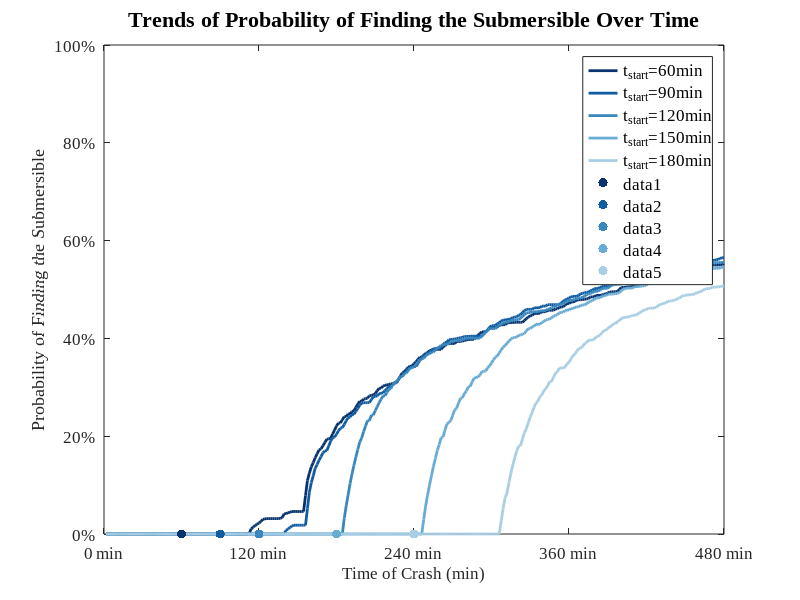

The MATLAB source for this figure:
B=[0	0	0	0	0
0	0	0	0	0
0	0	0	0	0
0	0	0	0	0
0	0	0	0	0
0	0	0	0	0
0	0	0	0	0
0	0	0	0	0
0	0	0	0	0
0	0	0	0	0
0	0	0	0	0
0	0	0	0	0
0	0	0	0	0
0	0	0	0	0
0	0	0	0	0
0	0	0	0	0
0	0	0	0	0
0	0	0	0	0
0	0	0	0	0
0	0	0	0	0
0	0	0	0	0
0	0	0	0	0
0	0	0	0	0
0	0	0	0	0
0	0	0	0	0
0	0	0	0	0
0	0	0	0	0
0	0	0	0	0
0	0	0	0	0
0	0	0	0	0
0	0	0	0	0
0	0	0	0	0
0	0	0	0	0
0	0	0	0	0
0	0	0	0	0
0	0	0	0	0
0	0	0	0	0
0	0	0	0	0
0	0	0	0	0
0	0	0	0	0
0	0	0	0	0
0	0	0	0	0
0	0	0	0	0
0	0	0	0	0
0	0	0	0	0
0	0	0	0	0
0	0	0	0	0
0	0	0	0	0
0	0	0	0	0
0	0	0	0	0
0	0	0	0	0
0	0	0	0	0
0	0	0	0	0
0	0	0	0	0
0	0	0	0	0
0	0	0	0	0
0	0	0	0	0
0	0	0	0	0
0	0	0	0	0
0	0	0	0	0
0	0	0	0	0
0	0	0	0	0
0.028	0	0	0	0
0.04	0	0	0	0
0.049	0	0	0	0
0.054	0	0	0	0
0.062	0	0	0	0
0.073	0	0	0	0
0.095	0	0	0	0
0.117	0	0	0	0
0.132	0	0	0	0
0.143	0	0	0	0
0.15	0	0	0	0
0.151	0	0	0	0
0.156	0	0	0	0
0.177	0	0	0	0
0.183	0	0	0	0
0.204	0	0	0	0
0.207	0	0	0	0
0.21	0	0	0	0
0.214	0	0	0	0
0.218	0	0	0	0
0.219	0.006	0	0	0
0.219	0.025	0	0	0
0.219	0.031	0	0	0
0.219	0.042	0	0	0
0.235	0.043	0	0	0
0.244	0.043	0	0	0
0.246	0.043	0	0	0
0.255	0.043	0	0	0
0.269	0.047	0	0	0
0.274	0.05	0	0	0
0.277	0.059	0	0	0
0.282	0.075	0	0	0
0.284	0.091	0	0	0
0.284	0.095	0	0	0
0.285	0.103	0	0	0
0.285	0.11	0	0	0
0.285	0.117	0	0	0
0.286	0.122	0	0	0
0.299	0.127	0	0	0
0.306	0.129	0	0	0
0.31	0.143	0	0	0
0.31	0.149	0	0	0
0.322	0.155	0	0	0
0.332	0.159	0	0	0
0.336	0.164	0	0	0
0.339	0.165	0	0	0
0.34	0.165	0	0	0
0.341	0.165	0	0	0
0.343	0.165	0	0	0
0.343	0.167	0	0	0
0.343	0.173	0	0	0
0.345	0.176	0	0	0
0.356	0.177	0	0	0
0.358	0.178	0.013	0	0
0.362	0.178	0.017	0	0
0.362	0.178	0.02	0	0
0.362	0.178	0.032	0	0
0.365	0.178	0.038	0	0
0.368	0.178	0.043	0	0
0.369	0.178	0.044	0	0
0.372	0.178	0.049	0	0
0.372	0.178	0.061	0	0
0.381	0.178	0.068	0	0
0.386	0.18	0.071	0	0
0.395	0.184	0.073	0	0
0.404	0.185	0.078	0	0
0.411	0.187	0.079	0	0
0.42	0.187	0.089	0	0
0.42	0.188	0.094	0	0
0.422	0.189	0.096	0	0
0.425	0.189	0.097	0	0
0.427	0.189	0.1	0	0
0.428	0.189	0.104	0	0
0.428	0.189	0.108	0	0
0.432	0.192	0.11	0	0
0.433	0.202	0.111	0	0
0.433	0.212	0.111	0	0
0.433	0.221	0.111	0	0
0.434	0.222	0.111	0	0
0.439	0.225	0.111	0	0
0.44	0.229	0.111	0	0
0.441	0.233	0.111	0	0
0.442	0.234	0.112	0	0
0.45	0.234	0.116	0	0
0.452	0.235	0.118	0	0
0.453	0.235	0.12	0	0
0.454	0.237	0.123	0	0
0.455	0.237	0.123	0	0
0.462	0.237	0.123	0	0
0.469	0.238	0.124	0	0
0.471	0.238	0.124	0	0
0.472	0.238	0.124	0	0
0.473	0.238	0.125	0	0
0.473	0.238	0.125	0	0
0.473	0.238	0.149	0	0
0.473	0.238	0.173	0	0
0.473	0.238	0.194	0	0
0.473	0.238	0.203	0	0
0.473	0.238	0.212	0	0
0.473	0.238	0.213	0	0
0.473	0.238	0.213	0	0
0.473	0.258	0.213	0	0
0.473	0.277	0.213	0	0
0.473	0.294	0.213	0.038	0
0.473	0.307	0.213	0.07	0
0.473	0.319	0.225	0.095	0
0.473	0.328	0.231	0.115	0
0.488	0.336	0.246	0.133	0
0.494	0.336	0.249	0.153	0
0.509	0.336	0.25	0.156	0
0.521	0.336	0.251	0.177	0
0.529	0.348	0.251	0.189	0
0.532	0.35	0.253	0.2	0
0.539	0.36	0.254	0.21	0
0.543	0.36	0.254	0.212	0
0.551	0.361	0.255	0.218	0
0.558	0.363	0.255	0.229	0
0.562	0.374	0.269	0.241	0
0.569	0.374	0.283	0.25	0
0.57	0.378	0.294	0.251	0
0.579	0.381	0.303	0.257	0
0.586	0.392	0.308	0.268	0
0.586	0.392	0.317	0.268	0
0.587	0.394	0.325	0.277	0
0.589	0.394	0.334	0.285	0
0.597	0.398	0.342	0.294	0
0.602	0.398	0.351	0.304	0
0.61	0.399	0.36	0.314	0
0.613	0.407	0.36	0.314	0
0.614	0.411	0.36	0.314	0
0.615	0.416	0.362	0.325	0
0.615	0.417	0.363	0.327	0
0.624	0.419	0.365	0.336	0
0.627	0.421	0.365	0.336	0
0.628	0.421	0.366	0.344	0
0.629	0.422	0.376	0.344	0
0.629	0.43	0.384	0.344	0
0.635	0.431	0.384	0.344	0
0.635	0.432	0.384	0.344	0
0.636	0.433	0.384	0.344	0
0.636	0.434	0.385	0.357	0
0.636	0.434	0.386	0.37	0
0.644	0.434	0.386	0.381	0
0.652	0.434	0.386	0.385	0.035
0.652	0.434	0.386	0.396	0.064
0.652	0.445	0.386	0.397	0.088
0.654	0.448	0.395	0.4	0.111
0.657	0.459	0.404	0.41	0.128
0.658	0.469	0.409	0.416	0.148
0.662	0.478	0.419	0.416	0.168
0.666	0.481	0.427	0.416	0.187
0.672	0.488	0.427	0.416	0.206
0.677	0.493	0.433	0.425	0.224
0.677	0.5	0.434	0.433	0.229
0.678	0.507	0.434	0.433	0.246
0.678	0.514	0.442	0.433	0.262
0.679	0.515	0.444	0.441	0.277
0.685	0.522	0.447	0.449	0.292
0.69	0.522	0.456	0.45	0.306
0.69	0.522	0.46	0.459	0.32
0.695	0.524	0.467	0.459	0.333
0.697	0.533	0.469	0.462	0.346
0.702	0.538	0.478	0.467	0.355
0.707	0.545	0.48	0.469	0.363
0.707	0.553	0.481	0.478	0.365
0.707	0.56	0.484	0.486	0.379
0.712	0.567	0.486	0.488	0.382
0.712	0.574	0.494	0.489	0.386
0.713	0.575	0.495	0.498	0.398
0.714	0.576	0.497	0.506	0.41
0.714	0.578	0.497	0.508	0.412
0.715	0.579	0.506	0.509	0.423
0.715	0.58	0.514	0.509	0.434
0.715	0.588	0.514	0.513	0.438
0.715	0.596	0.521	0.521	0.439
0.72	0.605	0.521	0.53	0.448
0.721	0.606	0.525	0.534	0.448
0.723	0.608	0.525	0.541	0.452
0.724	0.608	0.533	0.541	0.461
0.726	0.608	0.541	0.548	0.462
0.726	0.608	0.542	0.549	0.464
0.728	0.608	0.549	0.558	0.474
0.728	0.614	0.549	0.56	0.483
0.728	0.617	0.555	0.56	0.491
0.728	0.623	0.558	0.567	0.492
0.728	0.623	0.564	0.569	0.499
0.734	0.623	0.569	0.569	0.5
0.734	0.623	0.571	0.571	0.507
0.734	0.623	0.577	0.58	0.508
0.734	0.63	0.577	0.58	0.517
0.734	0.63	0.579	0.586	0.524
0.734	0.631	0.585	0.592	0.526
0.734	0.631	0.591	0.592	0.536
0.734	0.631	0.591	0.597	0.54
0.734	0.631	0.595	0.602	0.548
0.734	0.631	0.603	0.61	0.549
0.741	0.632	0.607	0.611	0.558
0.746	0.64	0.611	0.62	0.558
0.747	0.644	0.617	0.624	0.563
0.748	0.644	0.622	0.629	0.57
0.748	0.651	0.625	0.63	0.572
0.748	0.651	0.631	0.636	0.579
0.748	0.651	0.636	0.641	0.582
0.753	0.652	0.637	0.643	0.582
0.755	0.652	0.642	0.644	0.582
0.755	0.652	0.642	0.644	0.586
0.755	0.654	0.642	0.644	0.593
0.755	0.659	0.642	0.644	0.595
0.755	0.661	0.642	0.644	0.602
0.761	0.663	0.642	0.644	0.603
0.761	0.663	0.649	0.644	0.608
0.761	0.663	0.649	0.644	0.608
0.762	0.663	0.649	0.65	0.614
0.763	0.671	0.649	0.65	0.615
0.764	0.676	0.65	0.65	0.619
0.766	0.678	0.652	0.65	0.619
0.766	0.678	0.657	0.65	0.625
0.767	0.681	0.657	0.655	0.625
0.767	0.686	0.657	0.655	0.625
0.771	0.687	0.657	0.655	0.625
0.771	0.688	0.657	0.655	0.626
0.771	0.688	0.657	0.655	0.627
0.771	0.692	0.657	0.655	0.627
0.771	0.694	0.664	0.662	0.627
0.771	0.7	0.67	0.666	0.635
0.771	0.706	0.676	0.668	0.641
0.771	0.706	0.678	0.672	0.647
0.771	0.706	0.684	0.677	0.648
0.771	0.707	0.689	0.683	0.648
0.776	0.708	0.691	0.685	0.655
0.777	0.708	0.693	0.687	0.656
0.778	0.713	0.699	0.687	0.657
0.779	0.714	0.699	0.687	0.657
0.779	0.714	0.699	0.692	0.662
0.783	0.718	0.699	0.692	0.662
0.785	0.718	0.699	0.692	0.662
0.786	0.718	0.705	0.692	0.662
0.787	0.718	0.705	0.692	0.667
0.788	0.718	0.705	0.692	0.668
0.79	0.718	0.705	0.698	0.668
0.794	0.721	0.705	0.698	0.673
0.794	0.721	0.706	0.704	0.673
0.797	0.721	0.706	0.709	0.674
0.797	0.723	0.706	0.709	0.674
0.797	0.723	0.708	0.709	0.682
0.797	0.724	0.716	0.709	0.683
0.797	0.732	0.718	0.714	0.683
0.801	0.735	0.718	0.714	0.686
0.801	0.739	0.721	0.716	0.686
0.801	0.742	0.721	0.721	0.686
0.802	0.742	0.722	0.724	0.686
0.806	0.742	0.723	0.729	0.692
0.806	0.742	0.723	0.729	0.692
0.806	0.742	0.723	0.731	0.697
0.806	0.746	0.725	0.735	0.699
0.806	0.749	0.727	0.735	0.699
0.807	0.749	0.733	0.735	0.699
0.811	0.749	0.733	0.739	0.699
]';
A=[0	0	0	0	0
0	0	0	0	0
0	0	0	0	0
0	0	0	0	0
0	0	0	0	0
0	0	0	0	0
0	0	0	0	0
0	0	0	0	0
0	0	0	0	0
0	0	0	0	0
0	0	0	0	0
0	0	0	0	0
0	0	0	0	0
0	0	0	0	0
0	0	0	0	0
0	0	0	0	0
0	0	0	0	0
0	0	0	0	0
0	0	0	0	0
0	0	0	0	0
0	0	0	0	0
0	0	0	0	0
0	0	0	0	0
0	0	0	0	0
0	0	0	0	0
0	0	0	0	0
0	0	0	0	0
0	0	0	0	0
0	0	0	0	0
0	0	0	0	0
0	0	0	0	0
0	0	0	0	0
0	0	0	0	0
0	0	0	0	0
0	0	0	0	0
0	0	0	0	0
0	0	0	0	0
0	0	0	0	0
0	0	0	0	0
0	0	0	0	0
0	0	0	0	0
0	0	0	0	0
0	0	0	0	0
0	0	0	0	0
0	0	0	0	0
0	0	0	0	0
0	0	0	0	0
0	0	0	0	0
0	0	0	0	0
0	0	0	0	0
0	0	0	0	0
0	0	0	0	0
0	0	0	0	0
0	0	0	0	0
0	0	0	0	0
0	0	0	0	0
0	0	0	0	0
0	0	0	0	0
0	0	0	0	0
0	0	0	0	0
0	0	0	0	0
0	0	0	0	0
0	0	0	0	0
0	0	0	0	0
0	0	0	0	0
0	0	0	0	0
0	0	0	0	0
0	0	0	0	0
0	0	0	0	0
0	0	0	0	0
0	0	0	0	0
0	0	0	0	0
0	0	0	0	0
0	0	0	0	0
0.0015	0	0	0	0
0.011	0	0	0	0
0.014	0	0	0	0
0.0175	0	0	0	0
0.02	0	0	0	0
0.0225	0	0	0	0
0.0255	0	0	0	0
0.03	0	0	0	0
0.031	0	0	0	0
0.0315	0	0	0	0
0.0315	0	0	0	0
0.0315	0	0	0	0
0.0315	0	0	0	0
0.0315	0	0	0	0
0.0315	0	0	0	0
0.0315	0	0	0	0
0.032	0	0	0	0
0.0335	0	0	0	0
0.0415	0	0	0	0
0.0415	0.008	0	0	0
0.0435	0.01	0	0	0
0.0445	0.0135	0	0	0
0.046	0.0165	0	0	0
0.046	0.018	0	0	0
0.046	0.018	0	0	0
0.046	0.018	0	0	0
0.046	0.018	0	0	0
0.046	0.018	0	0	0
0.046	0.018	0	0	0
0.0785	0.018	0	0	0
0.1095	0.052	0	0	0
0.1245	0.0855	0	0	0
0.1375	0.105	0	0	0
0.146	0.119	0	0	0
0.156	0.1345	0	0	0
0.164	0.142	0	0	0
0.172	0.151	0	0	0
0.174	0.158	0	0	0
0.1805	0.166	0	0	0
0.187	0.17	0	0	0
0.194	0.1705	0	0	0
0.1945	0.18	0	0	0
0.196	0.19	0	0	0
0.2045	0.197	0	0	0
0.2125	0.198	0	0	0
0.221	0.204	0	0	0
0.227	0.211	0	0	0
0.227	0.2165	0	0	0
0.2335	0.2175	0	0	0
0.24	0.224	0.032	0	0
0.24	0.2315	0.0575	0	0
0.2455	0.2375	0.08	0	0
0.2455	0.2395	0.103	0	0
0.2505	0.2445	0.123	0	0
0.252	0.2445	0.1405	0	0
0.259	0.251	0.1575	0	0
0.2655	0.2565	0.173	0	0
0.2715	0.2635	0.188	0	0
0.2715	0.268	0.1965	0	0
0.276	0.2685	0.2095	0	0
0.2765	0.2685	0.2205	0	0
0.278	0.2685	0.232	0	0
0.2825	0.269	0.232	0	0
0.2835	0.275	0.243	0	0
0.2845	0.2805	0.243	0	0
0.287	0.281	0.2525	0	0
0.293	0.2825	0.26	0	0
0.298	0.287	0.2685	0	0
0.298	0.288	0.2755	0	0
0.3025	0.2885	0.2825	0	0
0.304	0.2935	0.2825	0	0
0.305	0.297	0.2895	0	0
0.3055	0.3015	0.2955	0	0
0.307	0.303	0.297	0	0
0.3075	0.304	0.305	0	0
0.309	0.3095	0.31	0	0
0.309	0.311	0.3115	0	0
0.3165	0.316	0.317	0	0
0.3235	0.321	0.3215	0	0
0.3295	0.324	0.322	0	0
0.3315	0.3285	0.328	0	0
0.3365	0.333	0.329	0	0
0.341	0.3385	0.334	0	0
0.343	0.3385	0.339	0	0
0.3435	0.3425	0.3405	0	0
0.3485	0.3425	0.341	0	0
0.352	0.3425	0.3465	0	0
0.357	0.3485	0.3515	0	0
0.3615	0.3555	0.3565	0	0
0.3615	0.36	0.358	0	0
0.3655	0.365	0.3595	0.0295	0
0.3695	0.3665	0.364	0.057	0
0.3705	0.3705	0.368	0.0795	0
0.375	0.3705	0.368	0.1	0
0.376	0.375	0.372	0.119	0
0.377	0.379	0.372	0.1375	0
0.377	0.379	0.376	0.154	0
0.3775	0.38	0.38	0.1705	0
0.3775	0.3805	0.382	0.183	0
0.3775	0.3825	0.386	0.197	0
0.3825	0.387	0.3865	0.1985	0
0.385	0.3915	0.388	0.2125	0
0.3895	0.3925	0.3885	0.225	0
0.3895	0.3975	0.389	0.228	0
0.3895	0.3975	0.394	0.232	0
0.3895	0.3985	0.394	0.243	0
0.3895	0.3985	0.395	0.254	0
0.3935	0.3995	0.3955	0.257	0
0.3935	0.4005	0.3955	0.268	0
0.394	0.4015	0.396	0.2775	0
0.3945	0.402	0.3975	0.2785	0
0.3955	0.404	0.399	0.2875	0
0.397	0.404	0.4005	0.292	0
0.3975	0.404	0.4005	0.301	0
0.398	0.4045	0.4005	0.302	0
0.398	0.4045	0.4005	0.3105	0
0.398	0.4045	0.4005	0.319	0
0.403	0.4045	0.4005	0.3195	0
0.4065	0.4045	0.4005	0.3215	0
0.41	0.4045	0.4005	0.3245	0
0.4135	0.4045	0.405	0.332	0
0.4135	0.4095	0.409	0.333	0
0.4135	0.4135	0.413	0.333	0
0.417	0.4175	0.4165	0.34	0
0.4215	0.4225	0.42	0.3435	0
0.422	0.426	0.42	0.35	0
0.423	0.426	0.42	0.356	0
0.423	0.4265	0.42	0.362	0
0.423	0.43	0.424	0.364	0
0.427	0.432	0.4265	0.3705	0
0.4275	0.4355	0.43	0.3765	0.027
0.428	0.4375	0.43	0.382	0.052
0.428	0.4375	0.4335	0.3855	0.074
0.4315	0.4385	0.4335	0.39	0.084
0.432	0.4395	0.4335	0.3945	0.105
0.4325	0.4395	0.437	0.3985	0.124
0.4325	0.443	0.4375	0.4015	0.141
0.433	0.4435	0.4375	0.402	0.156
0.433	0.444	0.438	0.4025	0.17
0.433	0.4475	0.439	0.4065	0.1795
0.433	0.4485	0.441	0.4065	0.181
0.433	0.453	0.4455	0.409	0.1945
0.437	0.4565	0.4485	0.41	0.2075
0.4405	0.4595	0.452	0.4155	0.2155
0.4435	0.4595	0.4525	0.42	0.228
0.4465	0.4595	0.453	0.42	0.239
0.447	0.4595	0.454	0.424	0.249
0.451	0.4625	0.4545	0.425	0.259
0.451	0.4625	0.4545	0.429	0.2685
0.451	0.4625	0.4545	0.429	0.2715
0.4515	0.463	0.456	0.429	0.281
0.4545	0.466	0.4565	0.4325	0.2845
0.4545	0.466	0.4565	0.4345	0.293
0.4545	0.466	0.457	0.438	0.297
0.4575	0.469	0.46	0.4385	0.303
0.4575	0.469	0.46	0.44	0.3115
0.4575	0.469	0.463	0.442	0.312
0.4575	0.469	0.464	0.4455	0.3205
0.4605	0.469	0.467	0.447	0.329
0.4605	0.469	0.467	0.4485	0.332
0.4635	0.469	0.47	0.452	0.3395
0.464	0.4725	0.4705	0.4535	0.3395
0.465	0.476	0.471	0.4535	0.3395
0.468	0.479	0.474	0.457	0.3415
0.471	0.48	0.476	0.458	0.348
0.4715	0.483	0.478	0.458	0.351
0.4745	0.4845	0.478	0.461	0.358
0.4745	0.486	0.478	0.461	0.3645
0.4755	0.486	0.4805	0.4635	0.368
0.4785	0.486	0.481	0.4645	0.3735
0.479	0.4885	0.482	0.4645	0.379
0.479	0.491	0.4835	0.4675	0.38
0.4795	0.4925	0.4835	0.4685	0.3835
0.48	0.493	0.4865	0.4685	0.389
0.4805	0.4945	0.4895	0.4705	0.391
0.4815	0.4945	0.4905	0.474	0.3965
0.4845	0.4975	0.4925	0.4755	0.3965
0.485	0.4985	0.493	0.4775	0.3965
0.485	0.5015	0.496	0.4795	0.398
0.488	0.502	0.4965	0.4825	0.403
0.488	0.502	0.4965	0.483	0.404
0.488	0.5045	0.499	0.483	0.407
0.4885	0.505	0.5015	0.486	0.4115
0.4905	0.5075	0.5025	0.4875	0.416
0.4905	0.5075	0.5025	0.4875	0.4165
0.493	0.508	0.5025	0.4905	0.4205
0.495	0.508	0.506	0.4905	0.4235
0.495	0.509	0.509	0.4905	0.4255
0.4955	0.5135	0.5095	0.491	0.43
0.4955	0.517	0.5105	0.4915	0.4305
0.496	0.5185	0.5105	0.492	0.4345
0.5005	0.519	0.511	0.4935	0.4365
0.504	0.5195	0.511	0.4975	0.4405
0.5045	0.522	0.512	0.501	0.4425
0.5045	0.522	0.512	0.5015	0.443
0.5055	0.524	0.514	0.503	0.4435
0.5055	0.524	0.515	0.503	0.4445
0.506	0.526	0.515	0.503	0.4455
0.506	0.5285	0.5155	0.503	0.4475
0.507	0.5305	0.518	0.506	0.4475
0.5075	0.531	0.52	0.506	0.448
0.511	0.5315	0.522	0.506	0.452
0.512	0.5315	0.5235	0.507	0.453
0.512	0.5315	0.5255	0.507	0.4565
0.512	0.5335	0.5255	0.5085	0.4585
0.512	0.5335	0.527	0.509	0.4585
0.5135	0.5335	0.5285	0.5125	0.462
0.5155	0.5335	0.53	0.515	0.462
0.517	0.5345	0.5315	0.515	0.462
0.519	0.535	0.5335	0.5155	0.462
0.521	0.537	0.5355	0.516	0.4635
0.522	0.538	0.5355	0.5185	0.467
0.522	0.538	0.5355	0.5185	0.4695
0.524	0.54	0.5355	0.5205	0.47
0.5245	0.5415	0.537	0.521	0.472
0.5245	0.5435	0.537	0.5235	0.4725
0.525	0.545	0.5375	0.5235	0.476
0.5255	0.545	0.538	0.5235	0.476
0.527	0.545	0.5385	0.5235	0.477
0.529	0.547	0.541	0.524	0.478
0.529	0.5485	0.542	0.5255	0.4785
0.53	0.5485	0.543	0.526	0.482
0.53	0.5485	0.544	0.5285	0.4825
0.531	0.5485	0.544	0.529	0.4855
0.533	0.5505	0.544	0.529	0.4875
0.5335	0.551	0.547	0.5305	0.4875
0.534	0.551	0.5475	0.531	0.489
0.5355	0.5515	0.5485	0.534	0.489
0.5355	0.553	0.5485	0.535	0.4895
0.539	0.554	0.5485	0.535	0.4905
0.5395	0.5545	0.549	0.535	0.4905
0.541	0.5555	0.5495	0.537	0.494
0.543	0.5555	0.5495	0.537	0.4945
0.543	0.5555	0.55	0.537	0.4955
0.544	0.5555	0.55	0.537	0.4985
0.546	0.556	0.551	0.538	0.5
0.546	0.5585	0.5535	0.5405	0.502
0.548	0.5585	0.5545	0.5405	0.502
0.548	0.559	0.5545	0.5425	0.502
0.55	0.5595	0.5545	0.5425	0.505
0.55	0.5595	0.5545	0.5435	0.505
0.55	0.561	0.555	0.5435	0.505
0.55	0.5615	0.555	0.5435	0.5055
0.5505	0.5635	0.555	0.544	0.5055
0.551	0.565	0.555	0.5455	0.507
0.553	0.565	0.556	0.546	0.507
]';
plot(90:90:28800, A(1,:),'LineWidth',2,'Color',[8 51 110]/256);
set(gca,'FontName','Times New Roman','FontSize',12)
xlim([0,28800])
xticks([0 7200 14400 21600 28800]); % 设置X轴刻度的位置
xticklabels({'0 min','120 min', '240 min', '360 min', '480 min'}); % 设置刻度的标签
ylim([0,1])
yticks([0 0.2 0.4 0.6 0.8 1]); % 设置X轴刻度的位置
yticklabels({'0%','20%', '40%', '60%', '80%','100%'}); % 设置刻度的标签

xlabel('Time of Crash (min)','FontSize',12,'FontName','Times New Roman')
ylabel('Probability of Finding the Submersible')
hold on

plot(90:90:28800, A(2,:),'LineWidth',2,'Color',[16 92 164]/256);
set(gca,'FontName','Times New Roman','FontSize',12)
xlim([0,28800])
xticks([0 7200 14400 21600 28800]); % 设置X轴刻度的位置
xticklabels({'0 min','120 min', '240 min', '360 min', '480 min'}); % 设置刻度的标签
ylim([0,1])
yticks([0 0.2 0.4 0.6 0.8 1]); % 设置X轴刻度的位置
yticklabels({'0%','20%', '40%', '60%', '80%','100%'}); % 设置刻度的标签

xlabel('Time of Crash (min)','FontSize',12,'FontName','Times New Roman')
ylabel('Probability of Finding the Submersible')
hold on

plot(90:90:28800, A(3,:),'LineWidth',2,'Color',[56 136 192]/256);
set(gca,'FontName','Times New Roman','FontSize',12)
xlim([0,28800])
xticks([0 7200 14400 21600 28800]); % 设置X轴刻度的位置
xticklabels({'0 min','120 min', '240 min', '360 min', '480 min'}); % 设置刻度的标签
ylim([0,1])
yticks([0 0.2 0.4 0.6 0.8 1]); % 设置X轴刻度的位置
yticklabels({'0%','20%', '40%', '60%', '80%','100%'}); % 设置刻度的标签

xlabel('Time of Crash (min)','FontSize',12,'FontName','Times New Roman')
ylabel('Probability of Finding the Submersible')
hold on

plot(90:90:28800, A(4,:),'LineWidth',2,'Color',[104 172 213]/256);
set(gca,'FontName','Times New Roman','FontSize',12)
xlim([0,28800])
xticks([0 7200 14400 21600 28800]); % 设置X轴刻度的位置
xticklabels({'0 min','120 min', '240 min', '360 min', '480 min'}); % 设置刻度的标签
ylim([0,1])
yticks([0 0.2 0.4 0.6 0.8 1]); % 设置X轴刻度的位置
yticklabels({'0%','20%', '40%', '60%', '80%','100%'}); % 设置刻度的标签

xlabel('Time of Crash (min)','FontSize',12,'FontName','Times New Roman')
ylabel('Probability of Finding the Submersible')
hold on

plot(90:90:28800, A(5,:),'LineWidth',2,'Color',[170 207 229]/256);
set(gca,'FontName','Times New Roman','FontSize',12)
xlim([0,28800])
xticks([0 7200 14400 21600 28800]); % 设置X轴刻度的位置
xticklabels({'0 min','120 min', '240 min', '360 min', '480 min'}); % 设置刻度的标签
ylim([0,1])
yticks([0 0.2 0.4 0.6 0.8 1]); % 设置X轴刻度的位置
yticklabels({'0%','20%', '40%', '60%', '80%','100%'}); % 设置刻度的标签
title('Trends of Probability of Finding the Submersible Over Time','FontName','Times New Roman','FontSize',16)
legend('t_{start}=60min','t_{start}=90min','t_{start}=120min','t_{start}=150min','t_{start}=180min','FontName','Times New Roman','FontSize',12)
xlabel('Time of Crash (min)','FontSize',12,'FontName','Times New Roman')
ylabel('Probability of Finding the Submersible')
hold on
plot(3600,0,'.','MarkerSize',20,'MarkerFaceColor',[8 51 110]/256,'MarkerEdgeColor',[8 51 110]/256)
plot(5400,0,'.','MarkerSize',20,'MarkerFaceColor',[16 92 164]/256,'MarkerEdgeColor',[16 92 164]/256)
plot(7200,0,'.','MarkerSize',20,'MarkerFaceColor',[56 136 192]/256,'MarkerEdgeColor',[56 136 192]/256)
plot(10800,0,'.','MarkerSize',20,'MarkerFaceColor',[104 172 213]/256,'MarkerEdgeColor',[104 172 213]/256)
plot(14400,0,'.','MarkerSize',20,'MarkerFaceColor',[170 207 229]/256,'MarkerEdgeColor',[170 207 229]/256)
